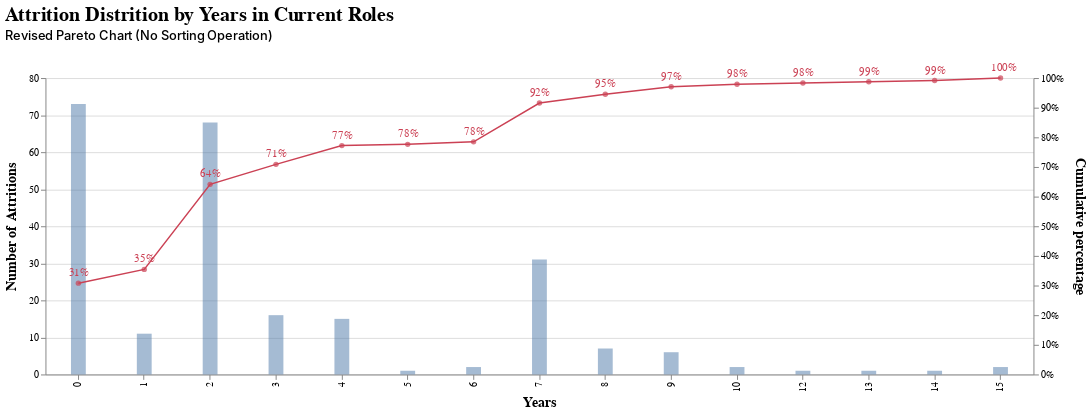

The notebook cell saved with this chart:
### Code cell
# YearsInCurrentRole

df_yearcurrentrole= df_left.groupby('YearsInCurrentRole')['YearsInCurrentRole'].count().reset_index(name='counts')
df_yearcurrentrole.columns = ['year', 'counts']
df_yearcurrentrole['cumpercent'] = df_yearcurrentrole['counts'].cumsum()/df_yearcurrentrole['counts'].sum()

years_pareto(df_yearcurrentrole).properties(
        title = {
            'text': 'Attrition Distrition by Years in Current Roles',
            'subtitle':'Revised Pareto Chart (No Sorting Operation)',
            'subtitleFontWeight':500,
            'subtitleFontSize': 13,
            'anchor':'start',
            'fontSize': 20,
            'offset':20,
            'subtitlePadding':5

        }
    )

### Figure 1 — Vega-Lite specification as saved in the notebook (floating-point values rounded to 4 significant figures)
{"config": {"view": {"continuousWidth": 400, "continuousHeight": 300, "strokeWidth": 0}, "mark": {}}, "layer": [{"mark": {"type": "bar", "opacity": 0.5, "size": 15}, "encoding": {"x": {"type": "ordinal", "axis": {"title": "Years", "titleFontSize": 14}, "field": "year"}, "y": {"type": "quantitative", "axis": {"title": "Number of Attritions", "titleFontSize": 14, "titlePadding": 10}, "field": "counts"}}, "height": 300, "width": 1000}, {"mark": {"type": "line", "color": "#cb4154", "strokeWidth": 1.5}, "encoding": {"text": {"type": "quantitative", "field": "cumpercent"}, "x": {"type": "ordinal", "axis": {"title": "Years", "titleFontSize": 14}, "field": "year"}, "y": {"type": "quantitative", "axis": {"format": ".0%", "title": "Cumulative percentage", "titleFontSize": 14, "titlePadding": 10}, "field": "cumpercent"}}, "height": 300, "width": 1000}, {"mark": {"type": "circle", "color": "#cb4154", "strokeWidth": 3}, "encoding": {"text": {"type": "quantitative", "field": "cumpercent"}, "x": {"type": "ordinal", "axis": {"title": "Years", "titleFontSize": 14}, "field": "year"}, "y": {"type": "quantitative", "axis": null, "field": "cumpercent"}}, "height": 300, "width": 1000}, {"mark": {"type": "text", "align": "left", "baseline": "middle", "dx": -10, "dy": -10}, "encoding": {"color": {"value": "#cb4154"}, "text": {"type": "quantitative", "field": "cumpercent", "format": ".0%"}, "x": {"type": "ordinal", "axis": {"title": "Years", "titleFontSize": 14}, "field": "year"}, "y": {"type": "quantitative", "axis": null, "field": "cumpercent"}}, "height": 300, "width": 1000}], "data": {"name": "data-367f43dfcd4075fc07929048c09d6ab2"}, "resolve": {"scale": {"y": "independent"}}, "title": {"text": "Attrition Distrition by Years in Current Roles", "subtitle": "Revised Pareto Chart (No Sorting Operation)", "subtitleFontWeight": 500, "subtitleFontSize": 13, "anchor": "start", "fontSize": 20, "offset": 20, "subtitlePadding": 5}, "$schema": "https://vega.github.io/schema/vega-lite/v4.8.1.json", "datasets": {"data-367f43dfcd4075fc07929048c09d6ab2": [{"year": 0, "counts": 73, "cumpercent": 0.308}, {"year": 1, "counts": 11, "cumpercent": 0.3544}, {"year": 2, "counts": 68, "cumpercent": 0.6414}, {"year": 3, "counts": 16, "cumpercent": 0.7089}, {"year": 4, "counts": 15, "cumpercent": 0.7722}, {"year": 5, "counts": 1, "cumpercent": 0.7764}, {"year": 6, "counts": 2, "cumpercent": 0.7848}, {"year": 7, "counts": 31, "cumpercent": 0.9156}, {"year": 8, "counts": 7, "cumpercent": 0.9451}, {"year": 9, "counts": 6, "cumpercent": 0.9705}, {"year": 10, "counts": 2, "cumpercent": 0.9789}, {"year": 12, "counts": 1, "cumpercent": 0.9831}, {"year": 13, "counts": 1, "cumpercent": 0.9873}, {"year": 14, "counts": 1, "cumpercent": 0.9916}, {"year": 15, "counts": 2, "cumpercent": 1.0}]}}
